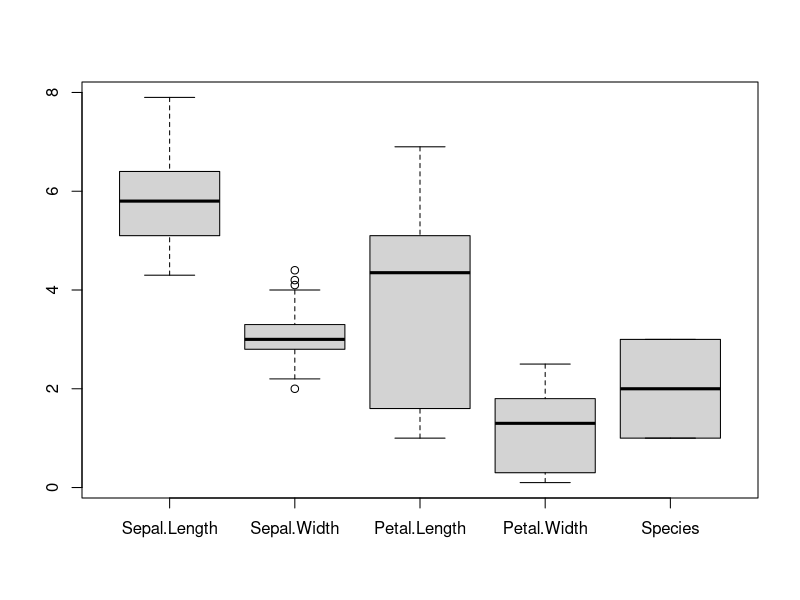
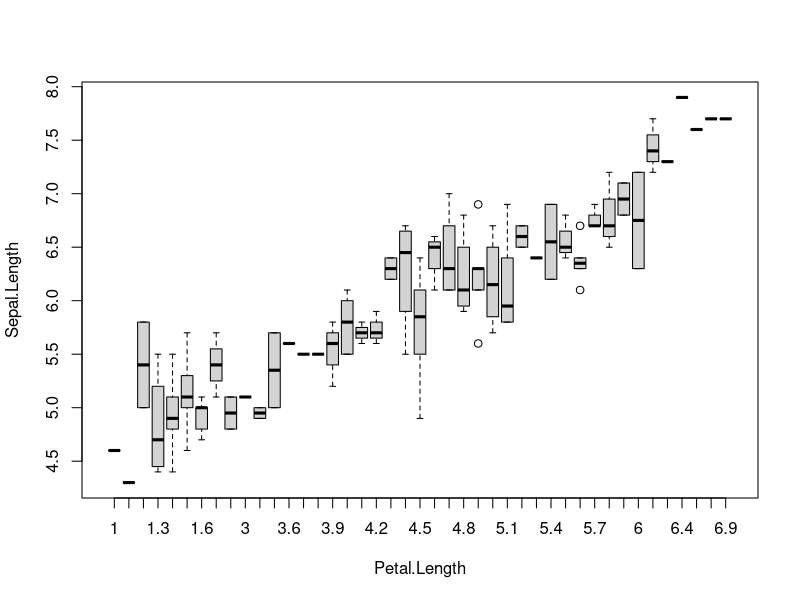
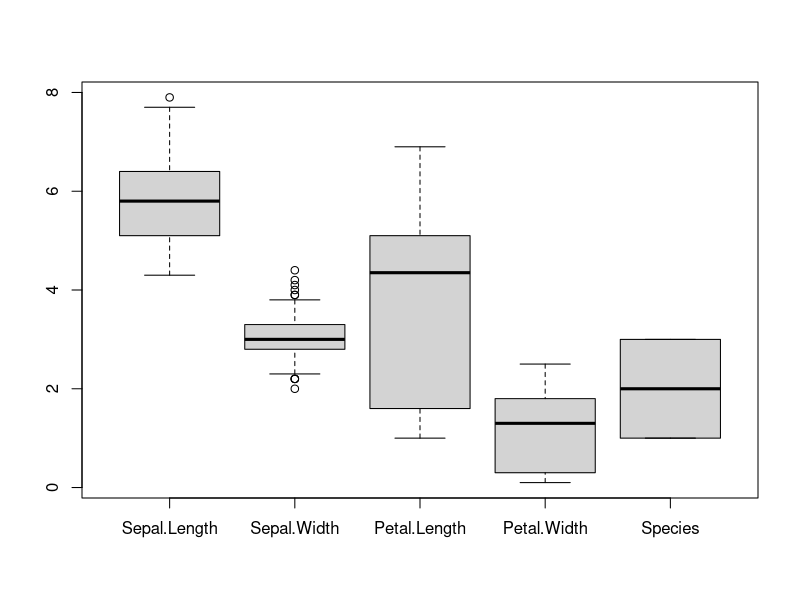
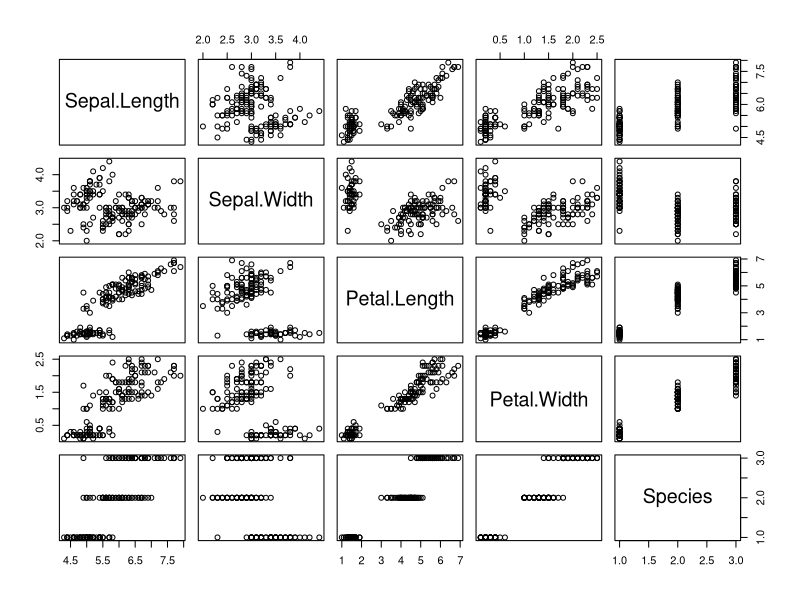
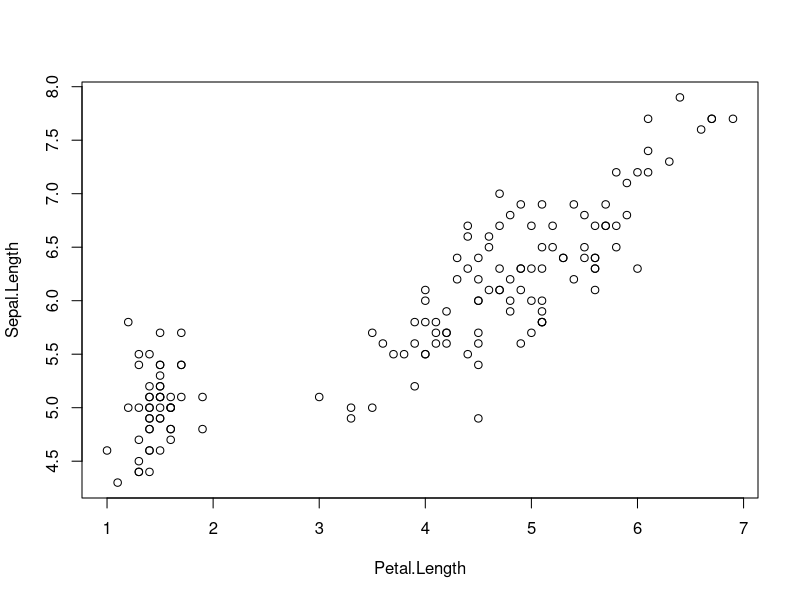
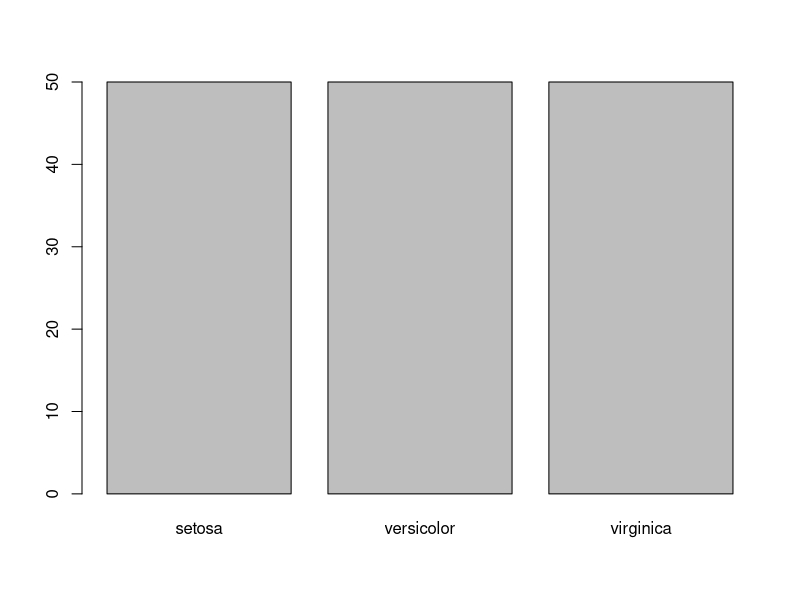
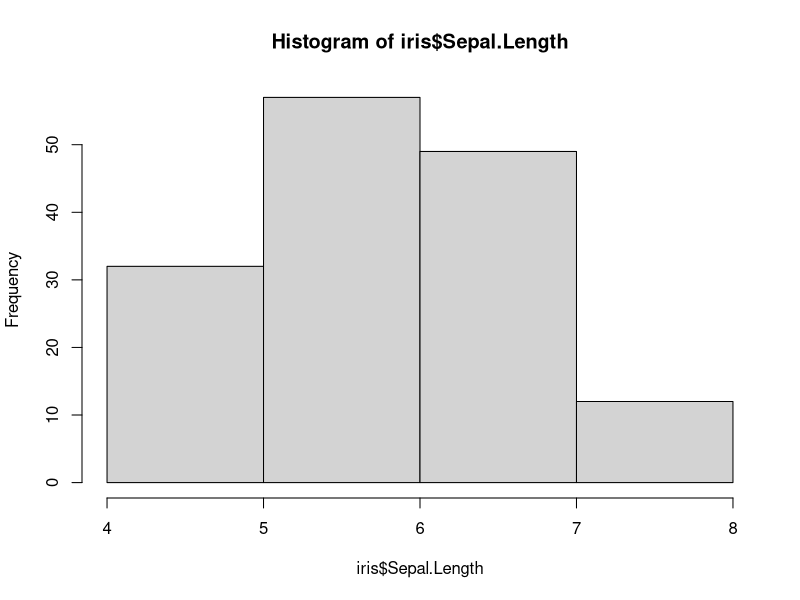
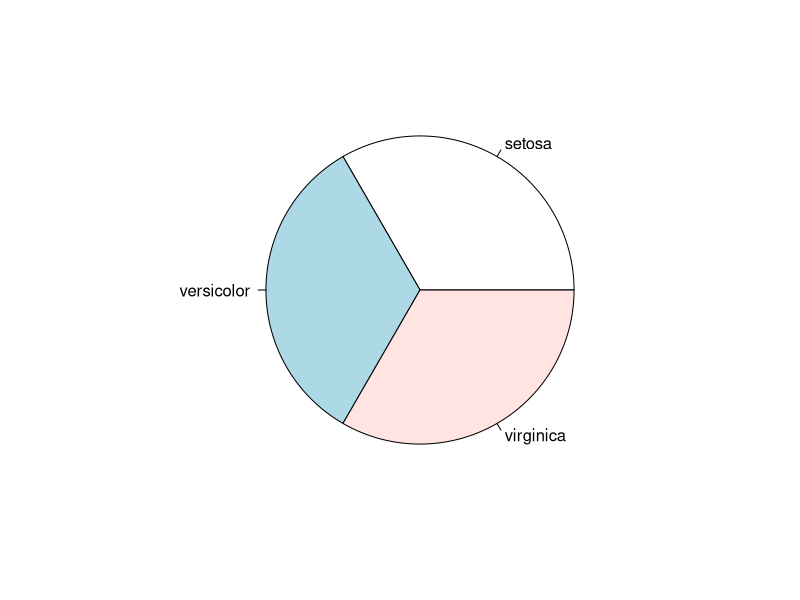

Here is the R script that generated these plots, in order:
###############################################################################
#Charts

##Boxplot
help("boxplot")
### By data
boxplot(iris)
### By formula
boxplot(Sepal.Length ~ Petal.Length,iris)

### Quartile --> Use range
boxplot(iris, range = 1)



##Plot
help("plot")
### By data
plot(iris)
### By formula
plot(Sepal.Length ~ Petal.Length, data=iris)



##Barplot
iristable <- table(iris$Species)
iristable

barplot(iristable,iristable)



##Histogram
### By formula
hist(iris$Sepal.Length, breaks=5)



##Pie
iristable <- table(iris$Species)
iristable

pie(iristable,labels = names(iristable))



##Save a chart

